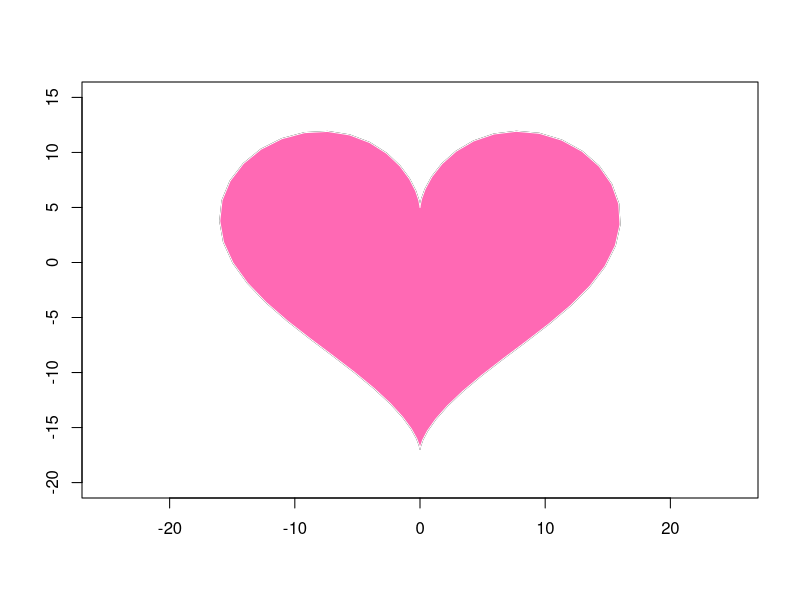

Reproduce this figure in R.
datt<- data.frame(t=seq(0, 2*pi, by=0.1) )
xhrt <- function(t) 16*sin(t)^3
yhrt <- function(t) 13*cos(t)-5*cos(2*t)-2*cos(3*t)-cos(4*t)
datt$y=yhrt(datt$t)
datt$x=xhrt(datt$t)
with(datt, plot(x,y, type="l", xlab="", ylab="", xlim=c(-25,25), ylim=c(-20,15)))
with(datt, polygon(x,y, col="hotpink", border="white"))
rm(datt)

